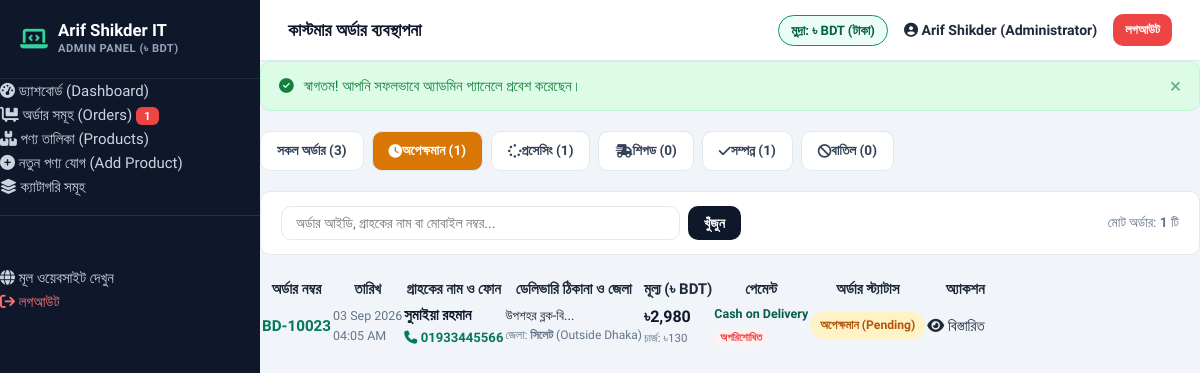
The page /admin/orders.php?status=pending (signed in) on the database its author committed.
### tables this page shows
CREATE TABLE IF NOT EXISTS `orders` (
  `id` int(11) NOT NULL AUTO_INCREMENT,
  `order_number` varchar(50) NOT NULL UNIQUE,
  `customer_name` varchar(100) NOT NULL,
  `customer_phone` varchar(20) NOT NULL,
  `customer_alt_phone` varchar(20) DEFAULT NULL,
  `customer_email` varchar(100) DEFAULT NULL,
  `address` text NOT NULL,
  `delivery_address` text DEFAULT NULL,
  `district` varchar(50) NOT NULL,
  `delivery_area` varchar(50) NOT NULL,
  `subtotal` decimal(10,2) DEFAULT 0.00,
  `delivery_charge` decimal(10,2) NOT NULL,
  `discount_amount` decimal(10,2) DEFAULT 0.00,
  `total_amount` decimal(10,2) NOT NULL,
  `payment_method` varchar(50) DEFAULT 'Cash on Delivery',
  `payment_status` varchar(20) DEFAULT 'unpaid',
  `order_notes` text DEFAULT NULL,
  `status` varchar(50) DEFAULT 'Pending',
  `order_status` varchar(50) DEFAULT 'pending',
  `created_at` timestamp DEFAULT CURRENT_TIMESTAMP,
  PRIMARY KEY (`id`)
);

### admin/orders.php (the view, shortened to what this page needs)
<?php
require_once __DIR__ . '/includes/header.php';
$pdo = get_db_connection();
$statusFilter = trim($_GET['status'] ?? '');
$search = trim($_GET['q'] ?? '');
$where = ["1=1"];
$params = [];
if (!empty($statusFilter)) {
    $where[] = "order_status = ?";
    $params[] = $statusFilter;
}
$whereSql = implode(' AND ', $where);
$orders = [];
try {
    $stmt = $pdo->prepare("SELECT * FROM orders WHERE {$whereSql} ORDER BY id DESC");
    $stmt->execute($params);
    $orders = $stmt->fetchAll();
} catch (Exception $e) {}
$counts = ['all' => 0, 'pending' => 0, 'processing' => 0, 'shipped' => 0, 'delivered' => 0, 'cancelled' => 0];
try {
    $cStmt = $pdo->query("SELECT order_status, COUNT(*) as cnt FROM orders GROUP BY order_status");
    $rawCounts = $cStmt->fetchAll();
    foreach ($rawCounts as $rc) {
        $st = $rc['order_status'];
        if (isset($counts[$st])) {
            $counts[$st] = (int)$rc['cnt'];
        }
        $counts['all'] += (int)$rc['cnt'];
    }
} catch (Exception $e) {}
?>
<div style="display: flex; gap: 8px; flex-wrap: wrap; margin-bottom: 20px;">
    <a href="/admin/orders.php" class="btn-buy-now <?= empty($statusFilter) ? '' : '' ?>" style="background: <?= empty($statusFilter) ? 'var(--secondary)' : '#ffffff' ?>; color: <?= empty($statusFilter) ? '#ffffff' : '#334155' ?>; border: 1px solid var(--border-color); padding: 8px 16px; font-size: 0.85rem;">
        সকল অর্ডার (<?= $counts['all'] ?>)
    </a>
    <a href="/admin/orders.php?status=pending" class="btn-buy-now" style="background: <?= $statusFilter === 'pending' ? '#d97706' : '#ffffff' ?>; color: <?= $statusFilter === 'pending' ? '#ffffff' : '#334155' ?>; border: 1px solid var(--border-color); padding: 8px 16px; font-size: 0.85rem;">
        <i class="fa-solid fa-clock"></i> অপেক্ষমান (<?= $counts['pending'] ?>)
    </a>
    <a href="/admin/orders.php?status=processing" class="btn-buy-now" style="background: <?= $statusFilter === 'processing' ? '#2563eb' : '#ffffff' ?>; color: <?= $statusFilter === 'processing' ? '#ffffff' : '#334155' ?>; border: 1px solid var(--border-color); padding: 8px 16px; font-size: 0.85rem;">
        <i class="fa-solid fa-spinner"></i> প্রসেসিং (<?= $counts['processing'] ?>)
    </a>
    <a href="/admin/orders.php?status=shipped" class="btn-buy-now" style="background: <?= $statusFilter === 'shipped' ? '#9333ea' : '#ffffff' ?>; color: <?= $statusFilter === 'shipped' ? '#ffffff' : '#334155' ?>; border: 1px solid var(--border-color); padding: 8px 16px; font-size: 0.85rem;">
        <i class="fa-solid fa-truck-fast"></i> শিপড (<?= $counts['shipped'] ?>)
    </a>
    <a href="/admin/orders.php?status=delivered" class="btn-buy-now" style="background: <?= $statusFilter === 'delivered' ? '#047857' : '#ffffff' ?>; color: <?= $statusFilter === 'delivered' ? '#ffffff' : '#334155' ?>; border: 1px solid var(--border-color); padding: 8px 16px; font-size: 0.85rem;">
        <i class="fa-solid fa-check"></i> সম্পন্ন (<?= $counts['delivered'] ?>)
    </a>
    <a href="/admin/orders.php?status=cancelled" class="btn-buy-now" style="background: <?= $statusFilter === 'cancelled' ? '#ef4444' : '#ffffff' ?>; color: <?= $statusFilter === 'cancelled' ? '#ffffff' : '#334155' ?>; border: 1px solid var(--border-color); padding: 8px 16px; font-size: 0.85rem;">
        <i class="fa-solid fa-ban"></i> বাতিল (<?= $counts['cancelled'] ?>)
    </a>
</div>
<div style="background: #ffffff; padding: 14px 20px; border-radius: var(--radius-md); border: 1px solid var(--border-color); margin-bottom: 20px; display: flex; justify-content: space-between; align-items: center; flex-wrap: wrap; gap: 12px;">
    <form action="/admin/orders.php" method="GET" style="display: flex; gap: 8px; width: 100%; max-width: 460px;">
        <input type="text" name="q" class="form-control" placeholder="অর্ডার আইডি, গ্রাহকের নাম বা মোবাইল নম্বর..." value="<?= htmlspecialchars($search) ?>" style="padding: 8px 14px; font-size: 0.88rem;">
        <button type="submit" class="btn-buy-now" style="background: var(--secondary); color: #fff; padding: 8px 16px;">খুঁজুন</button>
    </form>
    <div style="font-size: 0.85rem; color: var(--text-muted);">
        মোট অর্ডার: <strong><?= count($orders) ?></strong> টি
    </div>
</div>
<div class="admin-table-card">
    <?php if (empty($orders)): ?>
        <div style="padding: 50px 20px; text-align: center; color: var(--text-muted);">
            <i class="fa-solid fa-receipt" style="font-size: 3rem; color: #cbd5e1; margin-bottom: 12px;"></i>
            <h4>কোনো অর্ডার পাওয়া যায়নি</h4>
        </div>
    <?php else: ?>
        <div style="overflow-x: auto;">
            <table class="admin-table">
                <thead>
                    <tr>
                        <th>অর্ডার নম্বর</th>
                        <th>তারিখ</th>
                        <th>গ্রাহকের নাম ও ফোন</th>
                        <th>ডেলিভারি ঠিকানা ও জেলা</th>
                        <th>মূল্য (৳ BDT)</th>
                        <th>পেমেন্ট</th>
                        <th>অর্ডার স্ট্যাটাস</th>
                        <th style="text-align: right;">অ্যাকশন</th>
                    </tr>
                </thead>
                <tbody>
                    <?php foreach ($orders as $o): ?>
                        <tr>
                            <td>
                                <a href="/admin/order-details.php?id=<?= $o['id'] ?>" style="font-weight: 700; color: var(--primary); font-size: 0.95rem;">
                                    <?= htmlspecialchars($o['order_number']) ?>
                                </a>
                            </td>
                            <td style="font-size: 0.78rem; color: var(--text-muted); white-space: nowrap;">
                                <?= date('d M Y', strtotime($o['created_at'])) ?><br>
                                <?= date('h:i A', strtotime($o['created_at'])) ?>
                            </td>
                            <td>
                                <div style="font-weight: 700; color: var(--secondary);"><?= htmlspecialchars($o['customer_name']) ?></div>
                                <div style="font-size: 0.82rem; color: #047857; font-weight: 600;">
                                    <i class="fa-solid fa-phone"></i> <?= htmlspecialchars($o['customer_phone']) ?>
                                </div>
                            </td>
                            <td>
                                <div style="font-size: 0.82rem; max-width: 220px; line-height: 1.3;">
                                    <?= htmlspecialchars(mb_substr($o['delivery_address'], 0, 45, 'UTF-8')) ?>...
                                </div>
                                <div style="font-size: 0.75rem; color: var(--text-muted); margin-top: 2px;">
                                    জেলা: <strong><?= htmlspecialchars($o['district']) ?></strong> (<?= htmlspecialchars($o['delivery_area']) ?>)
                                </div>
                            </td>
                            <td>
                                <div style="font-weight: 800; color: var(--secondary); font-size: 1rem;">
                                    <?= format_bdt($o['total_amount']) ?>
                                </div>
                                <div style="font-size: 0.72rem; color: var(--text-muted);">
                                    চার্জ: ৳<?= (int)$o['delivery_charge'] ?>
                                </div>
                            </td>
                            <td>
                                <span style="font-size: 0.78rem; font-weight: 600; display: block; color: #065f46;">
                                    <?= strtoupper($o['payment_method']) === 'COD' ? 'ক্যাশ অন ডেলিভারি' : htmlspecialchars($o['payment_method']) ?>
                                </span>
                                <span class="stock-pill <?= $o['payment_status'] === 'paid' ? 'in-stock' : 'out-stock' ?>" style="font-size: 0.68rem; padding: 1px 6px;">
                                    <?= $o['payment_status'] === 'paid' ? 'পরিশোধিত' : 'অপরিশোধিত' ?>
                                </span>
                            </td>
                            <td>
                                <span class="status-badge status-<?= $o['order_status'] ?>">
                                    <?= get_status_label_bn($o['order_status']) ?>
                                </span>
                            </td>
                            <td style="text-align: right; white-space: nowrap;">
                                <a href="/admin/order-details.php?id=<?= $o['id'] ?>" class="admin-action-btn btn-view">
                                    <i class="fa-solid fa-eye"></i> বিস্তারিত
                                </a>
                            </td>
                        </tr>
                    <?php endforeach; ?>
                </tbody>
            </table>
        </div>
    <?php endif; ?>
</div>
<?php require_once __DIR__ . '/includes/footer.php'; ?>

### assets/css/style.css (style rules this page uses)
:root { --primary: #047857; --primary-hover: #065f46; --primary-light: #ecfdf5; --primary-dark: #064e3b; --accent: #f59e0b; --accent-hover: #d97706; --secondary: #0f172a; --text-main: #1e293b; --text-muted: #64748b; --text-light: #94a3b8; --bg-page: #f8fafc; --bg-card: #ffffff; --border-color: #e2e8f0; --border-light: #f1f5f9; --danger: #ef4444; --danger-light: #fef2f2; --success: #10b981; --success-light: #ecfdf5; --shadow-sm: 0 1px 2px 0 rgba(0, 0, 0, 0.05); --shadow-md: 0 4px 6px -1px rgba(0, 0, 0, 0.08), 0 2px 4px -2px rgba(0, 0, 0, 0.05); --shadow-lg: 0 10px 15px -3px rgba(0, 0, 0, 0.08), 0 4px 6px -4px rgba(0, 0, 0, 0.04); --shadow-xl: 0 20px 25px -5px rgba(0, 0, 0, 0.1), 0 8px 10px -6px rgba(0, 0, 0, 0.04); --radius-sm: 6px; --radius-md: 10px; --radius-lg: 16px; --radius-pill: 9999px; --transition: all 0.2s ease-in-out; --container-max: 1240px; }
*, *::before, *::after { box-sizing: border-box; margin: 0; padding: 0; }
body { font-family: 'Hind Siliguri', -apple-system, BlinkMacSystemFont, "Segoe UI", Roboto, "Helvetica Neue", Arial, sans-serif; background-color: var(--bg-page); color: var(--text-main); line-height: 1.6; font-size: 15px; -webkit-font-smoothing: antialiased; }
a { color: inherit; text-decoration: none; transition: var(--transition); }
button, input, select, textarea { font-family: inherit; font-size: inherit; }
.btn-buy-now { background: var(--accent); color: #1e293b; border: none; font-weight: 700; font-size: 0.88rem; padding: 9px 14px; border-radius: var(--radius-md); cursor: pointer; display: inline-flex; align-items: center; justify-content: center; transition: var(--transition); }
.stock-pill { font-size: 0.8rem; font-weight: 700; padding: 3px 10px; border-radius: var(--radius-pill); }
.out-stock { background: var(--danger-light); color: var(--danger); }
.form-control { width: 100%; padding: 11px 14px; border: 1.5px solid var(--border-color); border-radius: var(--radius-md); outline: none; transition: var(--transition); color: var(--text-main); background: #fff; }
.status-badge { display: inline-block; padding: 4px 10px; border-radius: var(--radius-pill); font-size: 0.76rem; font-weight: 700; }
.status-pending { background: #fef3c7; color: #b45309; }

### rows shown on the page
orders: order_number "BD-10023", created_at "03 Sep 2026", created_at "04:05 AM", customer_name "সুমাইয়া রহমান", customer_phone "01933445566", delivery_address "উপশহর ব্লক-বি", district "সিলেট", delivery_area "Outside Dhaka", total_amount "৳2,980", delivery_charge "130", payment_method "Cash on Delivery", payment_status "অপরিশোধিত", order_status "অপেক্ষমান (Pending)"

### other values the page prints
$pendingOrdersCount "1"
$adminHeaderTitle "কাস্টমার অর্ডার ব্যবস্থাপনা"
$currentAdmin['name'] "Arif Shikder (Administrator)"
$flash['message'] "স্বাগতম! আপনি সফলভাবে অ্যাডমিন প্যানেলে প্রবেশ করেছেন।"
$counts['all'] "3"
$counts['pending'] "1"
$counts['processing'] "1"
$counts['shipped'] "0"
$counts['delivered'] "1"
$counts['cancelled'] "0"
count($orders) "1"
